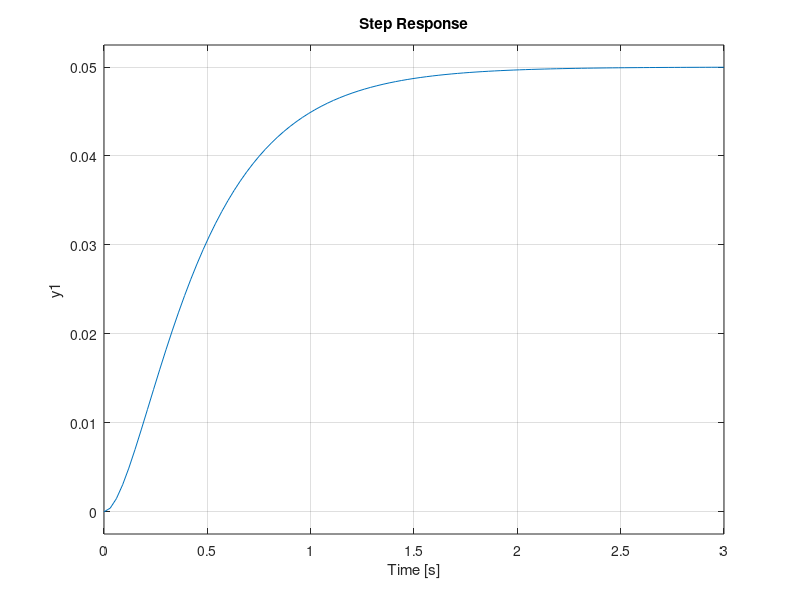
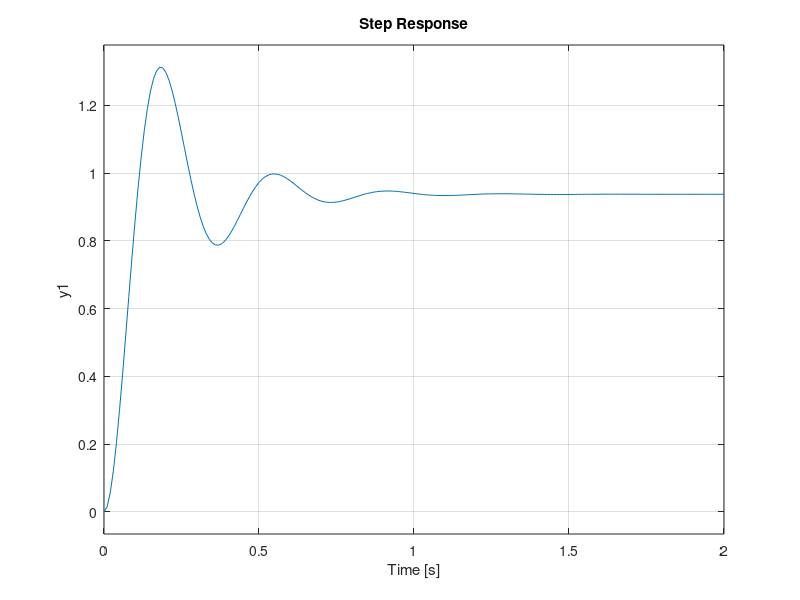
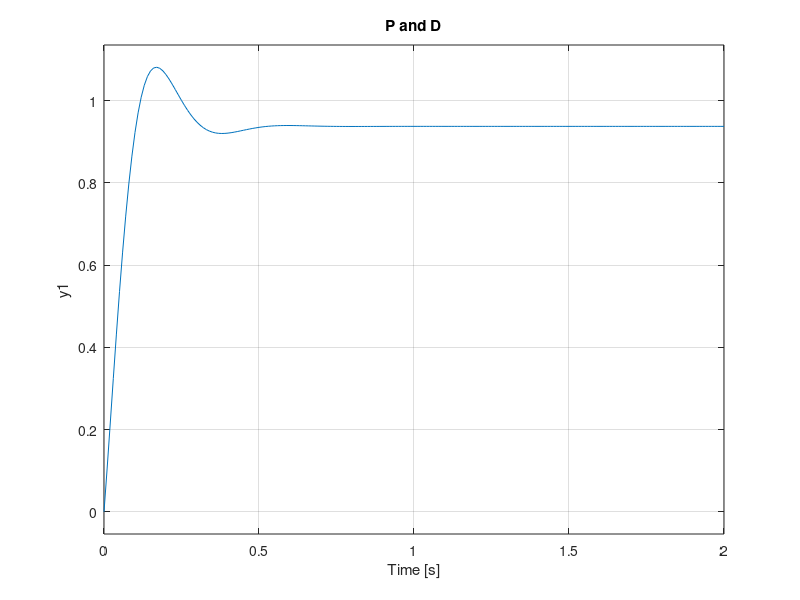
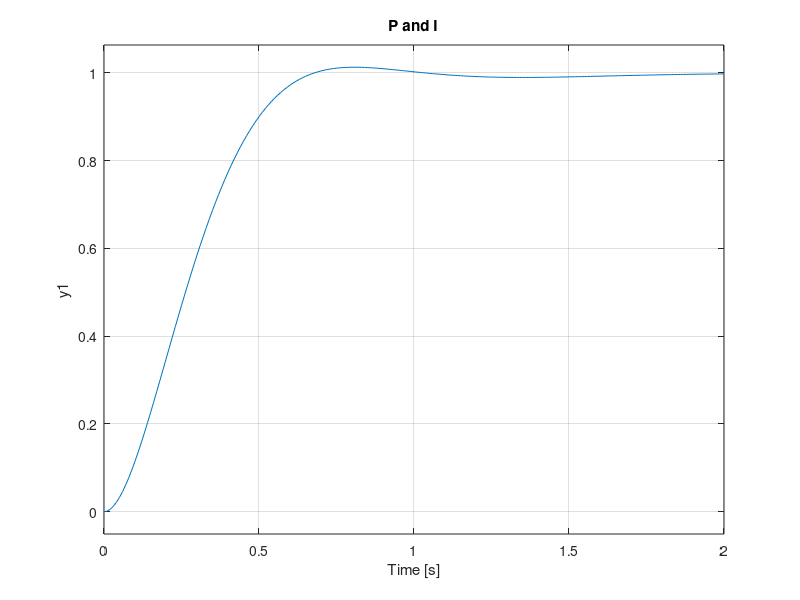

MATLAB code to generate these figures, in order:
clear;
Kp = 1;
Ki = 1;
Kd = 1;

s = tf('s');
C = Kp + Ki/s + Kd*s
C1 = pid(Kp,Ki,Kd)
tf(C1)


s = tf('s');
P = 1/(s^2 + 10*s + 20);
step(P)

figure;
Kp = 300;
C = pid(Kp)
T = feedback(C*P,1)

t = 0:0.01:2;
step(T,t)

figure;
Kp = 300;
Kd = 10;
C = pid(Kp, 0, Kd)
T = feedback(C*P,1)

t = 0:0.01:2;
step(T,t)
title('P and D');

figure;
Kp = 30;
Ki = 70;
C = pid(Kp,Ki)
T = feedback(C*P,1)

t = 0:0.01:2;
step(T,t)
title('P and I');

figure;
Kp = 350;
Ki = 300;
Kd = 50;
C = pid(Kp,Ki,Kd)
T = feedback(C*P,1);

t = 0:0.01:2;
step(T,t)
title('P, I, and D');

% pidTuner(P,C)

